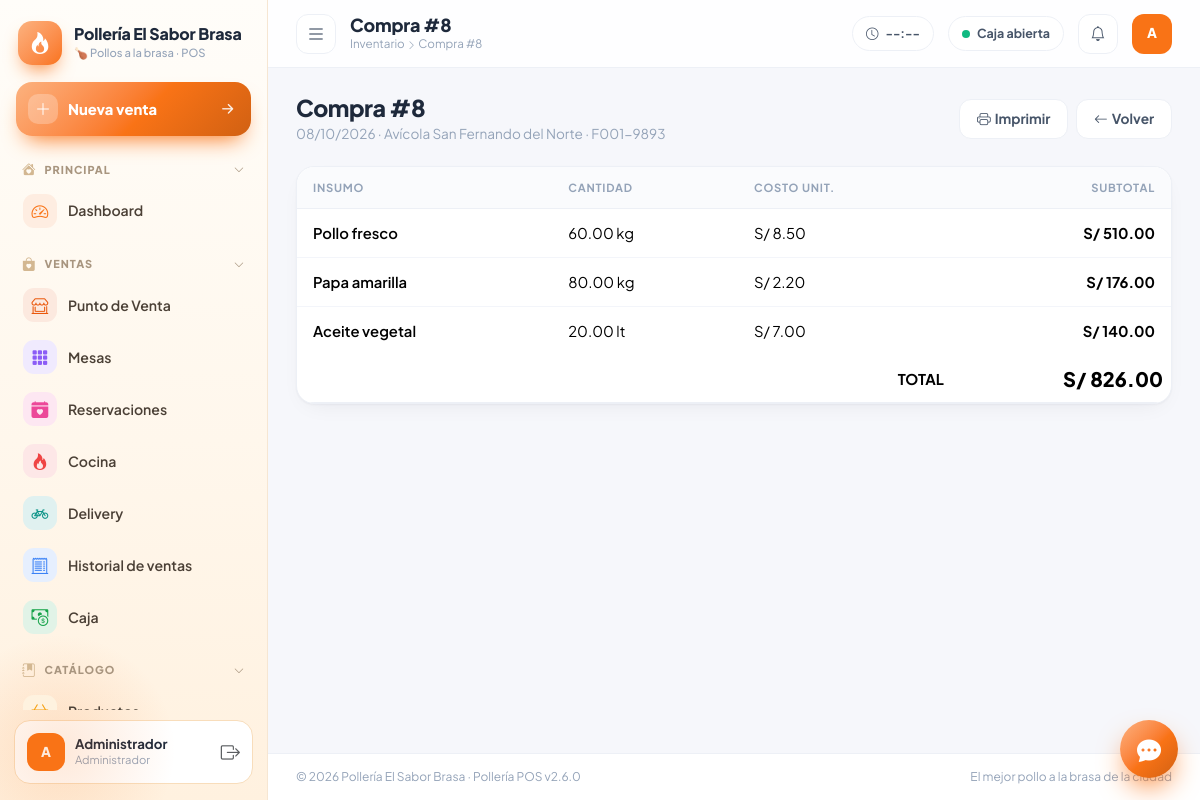
/index.php?r=compras/ver&id=8 (signed in), run on the app's committed database.
### tables this page shows
CREATE TABLE IF NOT EXISTS `compras` (
  `id` int unsigned NOT NULL AUTO_INCREMENT,
  `proveedor_id` int unsigned DEFAULT NULL,
  `usuario_id` int unsigned DEFAULT NULL,
  `fecha` date NOT NULL,
  `comprobante` varchar(40) DEFAULT NULL,
  `total` decimal(12,2) NOT NULL DEFAULT '0.00',
  `notas` varchar(250) DEFAULT NULL,
  `created_at` timestamp NOT NULL DEFAULT CURRENT_TIMESTAMP,
  PRIMARY KEY (`id`),
  KEY `fk_comp_prov` (`proveedor_id`),
  CONSTRAINT `fk_comp_prov` FOREIGN KEY (`proveedor_id`) REFERENCES `proveedores` (`id`) ON DELETE SET NULL
);

CREATE TABLE IF NOT EXISTS `usuarios` (
  `id` int unsigned NOT NULL AUTO_INCREMENT,
  `rol_id` int unsigned NOT NULL,
  `nombre` varchar(100) NOT NULL,
  `usuario` varchar(50) NOT NULL,
  `clave` varchar(255) NOT NULL,
  `email` varchar(120) DEFAULT NULL,
  `telefono` varchar(30) DEFAULT NULL,
  `avatar` varchar(255) DEFAULT NULL,
  `estado` tinyint(1) NOT NULL DEFAULT '1',
  `ultimo_acceso` datetime DEFAULT NULL,
  `created_at` timestamp NOT NULL DEFAULT CURRENT_TIMESTAMP,
  PRIMARY KEY (`id`),
  UNIQUE KEY `uq_usuario` (`usuario`),
  KEY `fk_usr_rol` (`rol_id`),
  CONSTRAINT `fk_usr_rol` FOREIGN KEY (`rol_id`) REFERENCES `roles` (`id`)
);

CREATE TABLE IF NOT EXISTS `proveedores` (
  `id` int unsigned NOT NULL AUTO_INCREMENT,
  `ruc` varchar(20) DEFAULT NULL,
  `razon_social` varchar(150) NOT NULL,
  `contacto` varchar(100) DEFAULT NULL,
  `telefono` varchar(30) DEFAULT NULL,
  `email` varchar(120) DEFAULT NULL,
  `direccion` varchar(200) DEFAULT NULL,
  `estado` tinyint(1) NOT NULL DEFAULT '1',
  PRIMARY KEY (`id`)
);

CREATE TABLE IF NOT EXISTS `compra_detalle` (
  `id` int unsigned NOT NULL AUTO_INCREMENT,
  `compra_id` int unsigned NOT NULL,
  `insumo_id` int unsigned NOT NULL,
  `cantidad` decimal(12,3) NOT NULL,
  `costo` decimal(12,2) NOT NULL,
  `subtotal` decimal(12,2) NOT NULL,
  PRIMARY KEY (`id`),
  KEY `fk_cd_compra` (`compra_id`),
  KEY `fk_cd_insumo` (`insumo_id`),
  CONSTRAINT `fk_cd_compra` FOREIGN KEY (`compra_id`) REFERENCES `compras` (`id`) ON DELETE CASCADE,
  CONSTRAINT `fk_cd_insumo` FOREIGN KEY (`insumo_id`) REFERENCES `insumos` (`id`)
);

CREATE TABLE IF NOT EXISTS `insumos` (
  `id` int unsigned NOT NULL AUTO_INCREMENT,
  `nombre` varchar(120) NOT NULL,
  `unidad` varchar(20) NOT NULL DEFAULT 'kg',
  `stock` decimal(12,3) NOT NULL DEFAULT '0.000',
  `stock_minimo` decimal(12,3) NOT NULL DEFAULT '0.000',
  `costo` decimal(12,2) NOT NULL DEFAULT '0.00',
  `estado` tinyint(1) NOT NULL DEFAULT '1',
  PRIMARY KEY (`id`)
);

### core/Controller.php (called while the page is built, shortened)
<?php
abstract class Controller
{
    protected string $module = '';
    protected function view(string $view, array $data = [], string $layout = 'layouts/main'): void
    {
        $data += ['title' => APP_NAME, 'module' => $this->module, 'useCharts' => false];
        extract($data, EXTR_SKIP);
        require BASE_PATH . '/app/views/' . $view . '.php';
        $content = ob_get_clean();
        require BASE_PATH . '/app/views/' . $layout . '.php';
    }
}

### app/controllers/ComprasController.php (called while the page is built, shortened)
<?php
class ComprasController extends Controller
{
    public function verAction(): void
    {
        $id = (int)($_GET['id'] ?? 0);
        $c = DB::one('SELECT c.*, p.razon_social AS proveedor, p.ruc, u.nombre AS usuario FROM compras c LEFT JOIN proveedores p ON p.id = c.proveedor_id LEFT JOIN usuarios u ON u.id = c.usuario_id WHERE c.id = ?', [$id]);
        $items = DB::all('SELECT d.*, i.nombre, i.unidad FROM compra_detalle d JOIN insumos i ON i.id = d.insumo_id WHERE d.compra_id = ?', [$id]);
        $this->view('compras/ver', ['title' => 'Compra #' . $id, 'c' => $c, 'items' => $items]);
    }
}

### index.php (called while the page is built, shortened)
<?php
$route = $_GET['r'] ?? '';
$parts = explode('/', $route);
$act  = $parts[1] ?? 'index';
$obj = new $class();
$method = $act . 'Action';
try {
    $obj->$method();
} catch (Throwable $e) {
    http_response_code(500);
    if (is_ajax()) {
        header('Content-Type: application/json; charset=utf-8');
        echo json_encode(['ok' => false, 'msg' => APP_DEBUG ? $e->getMessage() : 'Error interno']);
    } else {
        echo '<pre style="padding:20px;font-family:monospace">' . (APP_DEBUG ? e($e->getMessage() . "\n" . $e->getFile() . ':' . $e->getLine()) : 'Error interno del servidor') . '</pre>';
    }
}

### core/DB.php (called while the page is built, shortened)
<?php
class DB
{
    private static ?PDO $pdo = null;
    public static function pdo(): PDO
    {
        if (self::$pdo === null) {
            $dsn = 'mysql:host=' . DB_HOST . ';port=' . DB_PORT . ';dbname=' . DB_NAME . ';charset=utf8mb4';
            self::$pdo = new PDO($dsn, DB_USER, DB_PASS, [
                PDO::ATTR_ERRMODE            => PDO::ERRMODE_EXCEPTION,
                PDO::ATTR_DEFAULT_FETCH_MODE => PDO::FETCH_ASSOC,
                PDO::ATTR_EMULATE_PREPARES   => false,
            ]);
            self::$pdo->exec("SET time_zone = '" . date('P') . "'");
        }
        return self::$pdo;
    }
    public static function q(string $sql, array $p = []): PDOStatement
    {
        $st = self::pdo()->prepare($sql);
        $st->execute($p);
        return $st;
    }
    public static function all(string $sql, array $p = []): array { return self::q($sql, $p)->fetchAll(); }
    public static function one(string $sql, array $p = []): ?array { $r = self::q($sql, $p)->fetch(); return $r ?: null; }
}

### core/Setting.php (called while the page is built, shortened)
<?php
class Setting
{
    private static ?array $cache = null;
    public static function load(bool $force = false): void
    {
        if (self::$cache === null || $force) {
            self::$cache = [];
            foreach (DB::all('SELECT clave, valor FROM configuraciones') as $r) {
                self::$cache[$r['clave']] = $r['valor'];
            }
        }
    }
    public static function get(string $key, $default = '')
    {
        return array_key_exists($key, self::$cache) && self::$cache[$key] !== null ? self::$cache[$key] : $default;
    }
}

### core/helpers.php (called while the page is built, shortened)
<?php
function e($v): string { return htmlspecialchars((string)$v, ENT_QUOTES, 'UTF-8'); }
function url(string $route = 'dashboard/index', array $params = []): string
{
    return BASE_URL . '/index.php?' . http_build_query(array_merge(['r' => $route], $params));
}
function asset(string $path): string
{
    $f = BASE_PATH . '/assets/' . $path;
    return BASE_URL . '/assets/' . $path . (is_file($f) ? '?v=' . filemtime($f) : '');
}
function cfg(string $key, $default = '') { return Setting::get($key, $default); }
function num($n, ?int $dec = null): string
{
    $dec ??= (int)cfg('decimales', 2);
    return number_format((float)$n, $dec, cfg('sep_decimal', '.'), cfg('sep_miles', ','));
}
function money($n, bool $symbol = true): string
{
    $s = num($n);
    $sym = cfg('moneda_simbolo', 'S/');
    return cfg('moneda_posicion', 'antes') === 'despues' ? $s . ' ' . $sym : $sym . ' ' . $s;
}
function fdate($d, bool $time = false): string
{
    $ts = strtotime($d);
    $fmt = cfg('formato_fecha', 'd/m/Y');
    return date($time ? $fmt . ' H:i' : $fmt, $ts);
}
function initials(string $name): string
{
    $p = preg_split('/\s+/', trim($name));
    return mb_strtoupper(mb_substr($p[0] ?? '', 0, 1) . mb_substr($p[1] ?? '', 0, 1));
}

### core/Auth.php (called while the page is built, shortened)
<?php
class Auth
{
    public static function user(): ?array { return $_SESSION['user'] ?? null; }
    public static function id(): int { return (int)($_SESSION['user']['id'] ?? 0); }
    public static function modules(): array { static $m = null; return $m ??= require BASE_PATH . '/config/modules.php'; }
    public static function can(string $module): bool
    {
        $u = self::user();
        if ($u['permisos'] === '*') return true;
        return in_array($module, array_map('trim', explode(',', $u['permisos'])), true);
    }
}

### app/views/compras/ver.php (the view)
<div class="page-head"><div><h2>Compra #<?= (int)$c['id'] ?></h2><p><?= e(fdate($c['fecha'])) ?> · <?= e($c['proveedor'] ?: 'Sin proveedor') ?> <?= $c['comprobante'] ? '· ' . e($c['comprobante']) : '' ?></p></div>
  <div class="d-flex gap-2"><button class="btn btn-ghost" onclick="window.print()"><i class="bi bi-printer me-1"></i>Imprimir</button><a href="<?= e(url('compras/index')) ?>" class="btn btn-ghost"><i class="bi bi-arrow-left me-1"></i>Volver</a></div></div>
<div class="card-soft"><div class="table-wrap"><table class="table table-modern">
  <thead><tr><th>Insumo</th><th>Cantidad</th><th>Costo unit.</th><th class="text-end">Subtotal</th></tr></thead><tbody>
  <?php foreach ($items as $i): ?><tr><td class="fw-semibold"><?= e($i['nombre']) ?></td><td><?= e(num($i['cantidad'], 2)) ?> <?= e($i['unidad']) ?></td><td><?= e(money($i['costo'])) ?></td><td class="text-end fw-bold"><?= e(money($i['subtotal'])) ?></td></tr><?php endforeach; ?>
  </tbody><tfoot><tr><td colspan="3" class="text-end fw-bold">TOTAL</td><td class="text-end fw-800 fs-5"><?= e(money($c['total'])) ?></td></tr></tfoot></table></div>
  <?php if ($c['notas']): ?><div class="p-3 border-top small text-muted"><i class="bi bi-chat-left-text"></i> <?= e($c['notas']) ?></div><?php endif; ?></div>

### app/views/layouts/main.php (shortened to what this page needs)
<?php
$mods = Auth::modules();
$groups = [];
foreach ($mods as $key => $m) { if (Auth::can($key)) $groups[$m[2]][$key] = $m; }
$user = Auth::user();
$empresa = cfg('empresa_nombre', APP_NAME);
$logo = cfg('empresa_logo');
$cajaAbierta = DB::one("SELECT id, fecha_apertura FROM cajas WHERE usuario_id = ? AND estado = 'abierta' ORDER BY id DESC LIMIT 1", [Auth::id()]);
$alertas = 0;
if (Auth::can('insumos')) {
    $alertas += (int)DB::val('SELECT COUNT(*) FROM insumos WHERE estado=1 AND stock <= stock_minimo');
    $alertas += (int)DB::val('SELECT COUNT(*) FROM productos WHERE estado=1 AND stock_control=1 AND stock <= stock_minimo');
}
$crumb = $mods[$module][2] ?? 'Principal';
?><!doctype html>
<html lang="es">
<head>
<link href="https://cdn.jsdelivr.net/npm/bootstrap@5.3.3/dist/css/bootstrap.min.css" rel="stylesheet">
<link href="https://cdn.jsdelivr.net/npm/bootstrap-icons@1.11.3/font/bootstrap-icons.min.css" rel="stylesheet">
<link href="<?= asset('css/app.css') ?>" rel="stylesheet">
</head>
<body>
<div class="app">
  <aside class="sidebar" id="sidebar">
    <div class="sb-brand">
      <div class="sb-logo"><?php if ($logo): ?><img src="<?= e(upload_url($logo)) ?>" alt=""><?php else: ?><i class="bi bi-fire"></i><?php endif; ?></div>
      <div style="min-width:0">
        <div class="sb-title text-truncate"><?= e($empresa) ?></div>
        <div class="sb-sub">🍗 Pollos a la brasa · POS</div>
      </div>
    </div>
    <?php if (Auth::can('pos')): ?>
    <div class="sb-cta-wrap">
      <a href="<?= e(url('pos/index')) ?>" class="sb-cta" title="Nueva venta"><span class="ic"><i class="bi bi-plus-lg"></i></span><span class="tx">Nueva venta</span><i class="bi bi-arrow-right-short go"></i></a>
    </div>
    <?php endif; ?>
    <nav class="sb-nav">
      <?php
      $mc = ['dashboard' => '#F97316', 'pos' => '#EA580C', 'mesas' => '#8B5CF6', 'reservas' => '#EC4899', 'cocina' => '#EF4444', 'delivery' => '#0D9488', 'ventas' => '#3B82F6', 'caja' => '#16A34A',
             'productos' => '#F59E0B', 'categorias' => '#EC4899', 'clientes' => '#0EA5E9', 'repartidores' => '#14B8A6', 'insumos' => '#B45309', 'recetas' => '#F97316',
             'compras' => '#6366F1', 'proveedores' => '#64748B', 'gastos' => '#E11D48', 'reportes' => '#7C3AED', 'facturacion' => '#059669', 'crm' => '#E11D48', 'campanas' => '#16A34A', 'asistente' => '#7C3AED', 'chat' => '#6366F1', 'usuarios' => '#2563EB', 'empresa' => '#475569', 'backup' => '#0891B2'];
      $gi = ['Principal' => 'bi-house-heart-fill', 'Ventas' => 'bi-bag-heart-fill', 'Catálogo' => 'bi-journal-bookmark-fill', 'Inventario' => 'bi-boxes', 'Finanzas' => 'bi-piggy-bank-fill', 'CRM' => 'bi-heart-pulse-fill', 'Inteligencia' => 'bi-stars', 'Administración' => 'bi-gear-wide-connected'];
      foreach ($groups as $g => $items): $hasActive = isset($items[$module]); ?>
        <div class="sb-sec <?= $hasActive ? 'has-active' : '' ?>" data-g="<?= e($g) ?>">
          <button type="button" class="sb-group"><i class="bi <?= e($gi[$g] ?? 'bi-grid') ?> gi"></i><span><?= e($g) ?></span><i class="bi bi-chevron-down chev"></i></button>
          <div class="sb-items">
          <?php foreach ($items as $key => $m): ?>
            <a class="sb-link <?= $module === $key ? 'active' : '' ?>" style="--c:<?= $mc[$key] ?? '#F97316' ?>" href="<?= e(url($m[3])) ?>" title="<?= e($m[0]) ?>">
              <div class="ti"><i class="bi <?= e($m[1]) ?>"></i></div><span class="lb"><?= e($m[0]) ?></span>
            </a>
          <?php endforeach; ?>
          </div>
        </div>
      <?php endforeach; ?>
    </nav>
    <div class="sb-user">
      <div class="avatar"><?php if (!empty($user['avatar'])): ?><img src="<?= e(upload_url($user['avatar'])) ?>" alt=""><?php else: ?><?= e(initials($user['nombre'])) ?><?php endif; ?></div>
      <div class="info" style="min-width:0;flex:1">
        <div class="nm"><?= e($user['nombre']) ?></div>
        <div class="rl"><?= e($user['rol']) ?></div>
      </div>
      <a href="<?= e(url('auth/logout')) ?>" class="text-muted info" title="Cerrar sesión" style="font-size:1.2rem"><i class="bi bi-box-arrow-right"></i></a>
    </div>
  </aside>
  <div class="main">
    <header class="topbar">
      <button class="icon-btn" id="sbToggle" type="button" aria-label="Menú"><i class="bi bi-list fs-5"></i></button>
      <div class="me-auto" style="min-width:0">
        <h1 class="tb-title text-truncate"><?= e($title) ?></h1>
        <div class="tb-crumb d-none d-sm-block"><?= e($crumb) ?> <i class="bi bi-chevron-right" style="font-size:.6rem"></i> <?= e($title) ?></div>
      </div>
      <span class="chip d-none d-md-inline-flex"><i class="bi bi-clock"></i><span id="clock">--:--</span></span>
      <?php if (Auth::can('caja')): ?>
        <a href="<?= e(url('caja/index')) ?>" class="chip <?= $cajaAbierta ? '' : 'off' ?> text-decoration-none">
          <span class="pulse"></span><?= $cajaAbierta ? 'Caja abierta' : 'Caja cerrada' ?>
        </a>
      <?php endif; ?>
      <?php if (Auth::can('insumos')): ?>
        <a href="<?= e(url('insumos/index')) ?>" class="icon-btn" title="Alertas de stock"><i class="bi bi-bell"></i><?php if ($alertas): ?><span class="dot"></span><?php endif; ?></a>
      <?php endif; ?>
      <div class="dropdown">
        <button class="icon-btn p-0 border-0 bg-transparent" data-bs-toggle="dropdown" aria-expanded="false">
          <span class="avatar" style="width:40px;height:40px;border-radius:12px"><?php if (!empty($user['avatar'])): ?><img src="<?= e(upload_url($user['avatar'])) ?>" alt=""><?php else: ?><?= e(initials($user['nombre'])) ?><?php endif; ?></span>
        </button>
      </div>
    </header>
    <main class="content"><?= $content ?></main>
    <footer class="footer d-flex justify-content-between flex-wrap gap-2">
      <span>© <?= date('Y') ?> <?= e($empresa) ?> · <?= e(APP_NAME) ?> v<?= APP_VERSION ?></span>
      <span><?= e(cfg('empresa_eslogan')) ?></span>
    </footer>
  </div>
</div>
</body>
</html>

### data on the page
compras: usuario.nombre "A", usuario.nombre "Administrador", id "8", fecha "08/10/2026", proveedor.razon_social "Avícola San Fernando del Norte", comprobante "F001-9893", total "S/ 826.00"
compra_detalle: insumo.nombre "Pollo fresco", cantidad "60.00", insumo.unidad "kg", costo "S/ 8.50", subtotal "S/ 510.00"
compra_detalle: insumo.nombre "Papa amarilla", cantidad "80.00", insumo.unidad "kg", costo "S/ 2.20", subtotal "S/ 176.00"
compra_detalle: insumo.nombre "Aceite vegetal", cantidad "20.00", insumo.unidad "lt", costo "S/ 7.00", subtotal "S/ 140.00"

### other printed values
$empresa "Pollería El Sabor Brasa"
$g "PRINCIPAL"
$m[0] "Dashboard"
$g "VENTAS"
$m[0] "Punto de Venta"
$m[0] "Mesas"
$m[0] "Reservaciones"
$m[0] "Cocina"
$m[0] "Delivery"
$m[0] "Historial de ventas"
$m[0] "Caja"
$g "CATÁLOGO"
$title "Compra #8"
$crumb "Inventario"
APP_NAME "Pollería POS"
